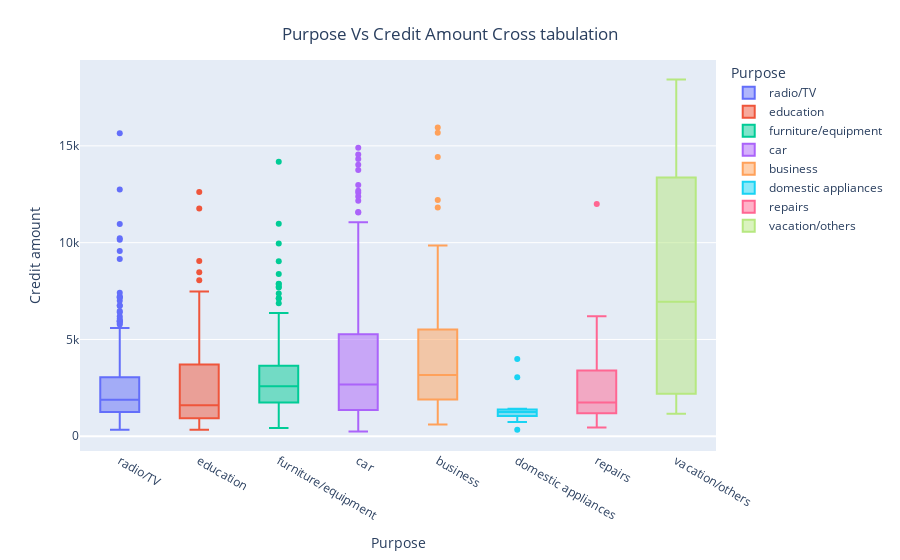

Notebook code cell kept with this figure:
### Code cell
SC =credit.loc[:,['Purpose','Credit amount']]
fig = px.box(SC, x="Purpose", y="Credit amount", color="Purpose")
fig.update_traces(quartilemethod="exclusive") # or "inclusive", or "linear" by default
fig.update_layout(
    title={
          'text':"Purpose Vs Credit Amount Cross tabulation",
        'y':.95,
        'x':.5,
        'xanchor': 'center',
        'yanchor': 'top'
    },
    xaxis_title="Purpose",
    yaxis_title="Credit amount",
   
)
fig.show()

### Figure 1 — Plotly figure (JSON) as saved in the notebook; plotly's stock layout.template omitted (floating-point values rounded to 4 significant figures; data arrays with more than 128 entries replaced by an {"elided": "..."} marker saying what was removed)
{"data": [{"alignmentgroup": "True", "hovertemplate": "Purpose=%{x}<br>Credit amount=%{y}<extra></extra>", "legendgroup": "radio/TV", "marker": {"color": "#636efa"}, "name": "radio/TV", "notched": false, "offsetgroup": "radio/TV", "orientation": "v", "quartilemethod": "exclusive", "showlegend": true, "type": "box", "x": {"elided": "280 str values"}, "x0": " ", "xaxis": "x", "y": {"elided": "280 int values"}, "y0": " ", "yaxis": "y"}, {"alignmentgroup": "True", "hovertemplate": "Purpose=%{x}<br>Credit amount=%{y}<extra></extra>", "legendgroup": "education", "marker": {"color": "#EF553B"}, "name": "education", "notched": false, "offsetgroup": "education", "orientation": "v", "quartilemethod": "exclusive", "showlegend": true, "type": "box", "x": ["education", "education", "education", "education", "education", "education", "education", "education", "education", "education", "education", "education", "education", "education", "education", "education", "education", "education", "education", "education", "education", "education", "education", "education", "education", "education", "education", "education", "education", "education", "education", "education", "education", "education", "education", "education", "education", "education", "education", "education", "education", "education", "education", "education", "education", "education", "education", "education", "education", "education", "education", "education", "education", "education", "education", "education", "education", "education", "education"], "x0": " ", "xaxis": "x", "y": [2096, 9055, 6110, 1819, 1977, 12612, 2012, 392, 6887, 339, 3414, 1501, 936, 902, 932, 1200, 3447, 2748, 701, 1864, 5743, 1136, 727, 1239, 11760, 8471, 719, 1244, 754, 448, 1238, 1532, 2273, 2319, 1199, 1927, 937, 1837, 3832, 1393, 750, 4623, 684, 7476, 1047, 1538, 1905, 1198, 433, 8065, 1410, 6224, 5998, 1597, 894, 795, 3711, 6288, 3565], "y0": " ", "yaxis": "y"}, {"alignmentgroup": "True", "hovertemplate": "Purpose=%{x}<br>Credit amount=%{y}<extra></extra>", "legendgroup": "furniture/equipment", "marker": {"color": "#00cc96"}, "name": "furniture/equipment", "notched": false, "offsetgroup": "furniture/equipment", "orientation": "v", "quartilemethod": "exclusive", "showlegend": true, "type": "box", "x": {"elided": "181 str values"}, "x0": " ", "xaxis": "x", "y": {"elided": "181 int values"}, "y0": " ", "yaxis": "y"}, {"alignmentgroup": "True", "hovertemplate": "Purpose=%{x}<br>Credit amount=%{y}<extra></extra>", "legendgroup": "car", "marker": {"color": "#ab63fa"}, "name": "car", "notched": false, "offsetgroup": "car", "orientation": "v", "quartilemethod": "exclusive", "showlegend": true, "type": "box", "x": {"elided": "337 str values"}, "x0": " ", "xaxis": "x", "y": {"elided": "337 int values"}, "y0": " ", "yaxis": "y"}, {"alignmentgroup": "True", "hovertemplate": "Purpose=%{x}<br>Credit amount=%{y}<extra></extra>", "legendgroup": "business", "marker": {"color": "#FFA15A"}, "name": "business", "notched": false, "offsetgroup": "business", "orientation": "v", "quartilemethod": "exclusive", "showlegend": true, "type": "box", "x": ["business", "business", "business", "business", "business", "business", "business", "business", "business", "business", "business", "business", "business", "business", "business", "business", "business", "business", "business", "business", "business", "business", "business", "business", "business", "business", "business", "business", "business", "business", "business", "business", "business", "business", "business", "business", "business", "business", "business", "business", "business", "business", "business", "business", "business", "business", "business", "business", "business", "business", "business", "business", "business", "business", "business", "business", "business", "business", "business", "business", "business", "business", "business", "business", "business", "business", "business", "business", "business", "business", "business", "business", "business", "business", "business", "business", "business", "business", "business", "business", "business", "business", "business", "business", "business", "business", "business", "business", "business", "business", "business", "business", "business", "business", "business", "business", "business"], "x0": " ", "xaxis": "x", "y": [4308, 8072, 6836, 1913, 1264, 1391, 1953, 14421, 5954, 1568, 1412, 15945, 2622, 1410, 1449, 3566, 6967, 1935, 9572, 4455, 4591, 3844, 3915, 5117, 6568, 5293, 1908, 3104, 2978, 2767, 1185, 1258, 6304, 1076, 7629, 4439, 1743, 1542, 7685, 4272, 2326, 1449, 1887, 8648, 2292, 3448, 609, 1950, 2764, 1037, 8318, 2687, 4712, 806, 1572, 4241, 3863, 4526, 12204, 3652, 3914, 7980, 4221, 3609, 4139, 5742, 2580, 9857, 2503, 2528, 6416, 1275, 4280, 1797, 841, 1941, 1188, 907, 4165, 6681, 2375, 11816, 1559, 2169, 7409, 1382, 2825, 15672, 2442, 2142, 3161, 3590, 2145, 7297, 2427, 4844, 6289], "y0": " ", "yaxis": "y"}, {"alignmentgroup": "True", "hovertemplate": "Purpose=%{x}<br>Credit amount=%{y}<extra></extra>", "legendgroup": "domestic appliances", "marker": {"color": "#19d3f3"}, "name": "domestic appliances", "notched": false, "offsetgroup": "domestic appliances", "orientation": "v", "quartilemethod": "exclusive", "showlegend": true, "type": "box", "x": ["domestic appliances", "domestic appliances", "domestic appliances", "domestic appliances", "domestic appliances", "domestic appliances", "domestic appliances", "domestic appliances", "domestic appliances", "domestic appliances", "domestic appliances", "domestic appliances"], "x0": " ", "xaxis": "x", "y": [1225, 1262, 1424, 1275, 1236, 343, 1217, 741, 3990, 3051, 1338, 874], "y0": " ", "yaxis": "y"}, {"alignmentgroup": "True", "hovertemplate": "Purpose=%{x}<br>Credit amount=%{y}<extra></extra>", "legendgroup": "repairs", "marker": {"color": "#FF6692"}, "name": "repairs", "notched": false, "offsetgroup": "repairs", "orientation": "v", "quartilemethod": "exclusive", "showlegend": true, "type": "box", "x": ["repairs", "repairs", "repairs", "repairs", "repairs", "repairs", "repairs", "repairs", "repairs", "repairs", "repairs", "repairs", "repairs", "repairs", "repairs", "repairs", "repairs", "repairs", "repairs", "repairs", "repairs", "repairs"], "x0": " ", "xaxis": "x", "y": [6204, 5190, 1108, 639, 1288, 2613, 11998, 1190, 2058, 660, 3394, 1512, 5507, 996, 2384, 1308, 2631, 1555, 3872, 1943, 454, 1514], "y0": " ", "yaxis": "y"}, {"alignmentgroup": "True", "hovertemplate": "Purpose=%{x}<br>Credit amount=%{y}<extra></extra>", "legendgroup": "vacation/others", "marker": {"color": "#B6E880"}, "name": "vacation/others", "notched": false, "offsetgroup": "vacation/others", "orientation": "v", "quartilemethod": "exclusive", "showlegend": true, "type": "box", "x": ["vacation/others", "vacation/others", "vacation/others", "vacation/others", "vacation/others", "vacation/others", "vacation/others", "vacation/others", "vacation/others", "vacation/others", "vacation/others", "vacation/others"], "x0": " ", "xaxis": "x", "y": [1164, 1755, 11938, 7582, 5381, 14782, 11328, 2629, 1358, 6314, 15857, 18424], "y0": " ", "yaxis": "y"}], "layout": {"boxmode": "overlay", "legend": {"title": {"text": "Purpose"}, "tracegroupgap": 0}, "margin": {"t": 60}, "title": {"text": "Purpose Vs Credit Amount Cross tabulation", "x": 0.5, "xanchor": "center", "y": 0.95, "yanchor": "top"}, "xaxis": {"anchor": "y", "categoryarray": ["radio/TV", "education", "furniture/equipment", "car", "business", "domestic appliances", "repairs", "vacation/others"], "categoryorder": "array", "domain": [0, 1], "title": {"text": "Purpose"}}, "yaxis": {"anchor": "x", "domain": [0, 1], "title": {"text": "Credit amount"}}}}
